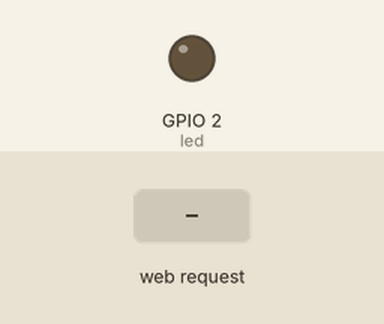
The sketch below on a simulated ESP32. On the bench: output pins drawn as LEDs (lit = HIGH). Inputs (shaded band) come from the test bench. WiFi joins after 1.5 s; servers stay silent unless stated; storage starts empty; what the sketch prints to the serial monitor is not drawn.

Above: at 2.7 s.
2.8 s: HTTP request GET /led1 received
At 3.2 s:
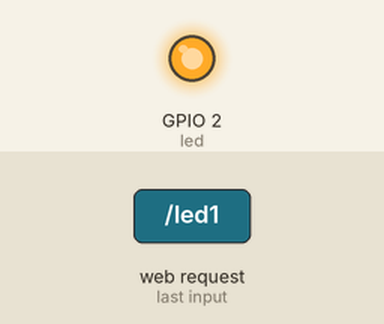
4.3 s: HTTP request GET /led0 received
At 5.6 s:
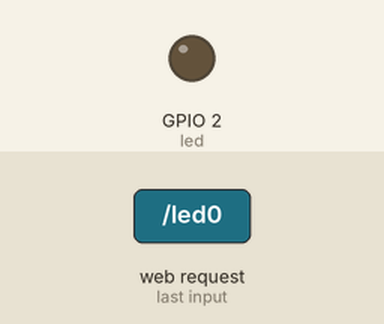
Timing chart, 0 to 7.3 s (numbered marks = the images above; inputs shaded):
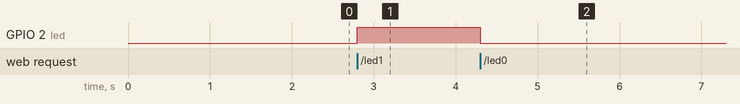

Measured:
- after the input at 2.8 s, GPIO 2 (led): LOW → HIGH at once
- after the input at 4.3 s, GPIO 2 (led): HIGH → LOW at once

The sketch:

13_Display_Temperaturehumidity_.ino
```cpp
#include <WiFiClient.h>
#include <ESP32WebServer.h>
#include <WiFi.h>
#include <ESPmDNS.h>
#include "DHT.h"
#include <ArduinoJson.h>
#include <SPI.h>
#include <mySD.h>

#define DHTPIN 15
#define DHTTYPE DHT22
DHT dht(DHTPIN, DHTTYPE);

const char* ssid = "dd-wrt";
const char* password = "0000000000";

ESP32WebServer server(80);

float humidity = 0;
float temperature = 0;

const int led = 2;


void handleRoot() {
  /* we load the chart.html from microSD */
  File myFile = SD.open("CHRT~1.HTM");
  if (myFile) {
    /* respond the content of file to client by calling streamFile()*/
    size_t sent = server.streamFile(myFile, "text/html");
    /* close the file */
    myFile.close();
  } else {
    Serial.println("error opening test.txt");
  }
}
void handleLed1() {
  digitalWrite(led, 1);
  server.send(200, "text/html", "1");
}
void handleLed0() {
  digitalWrite(led, 0);
  server.send(200, "text/html", "0");
}
void handleDHT(){
  /* read the data from dht22 sensor */
  humidity = dht.readHumidity();
  temperature = dht.readTemperature();
  StaticJsonBuffer<100> jsonBuffer;
  JsonObject& root = jsonBuffer.createObject();
  /* failed to read the data then return HTTP status code 503 sensor failed */
  if (isnan(humidity) || isnan(temperature)) {
    server.send(503, "text/html", "sensor failed");
  } else {
    /* we use Json "{"hum":#value, "temp": #value}" to respond the /dht22 request */
    root["hum"] = humidity;
    root["temp"] = temperature;
    char jsonChar[100];
    root.printTo((char*)jsonChar, root.measureLength() + 1);
    /* we respond Json style so content-type is text/json */
    server.send(200, "text/json", jsonChar);
  }
}
/* cannot handle request so return 404 */
void handleNotFound(){
  digitalWrite(led, 1);
  String message = "File Not Found\n\n";
  server.send(404, "text/plain", message);
  digitalWrite(led, 0);
}

void setup(void){
  pinMode(led, OUTPUT);
  digitalWrite(led, 0);
  Serial.begin(115200);
  WiFi.begin(ssid, password);
  Serial.println("");

  // Wait for connection
  while (WiFi.status() != WL_CONNECTED) {
    delay(500);
    Serial.print(".");
  }
  Serial.println("");
  Serial.print("Connected to ");
  Serial.println(ssid);
  Serial.print("IP address: ");
  Serial.println(WiFi.localIP());

  if (MDNS.begin("esp32")) {
    Serial.println("MDNS responder started");
  }
  /* register the callbacks to process client request */
  /* root request we will read the memory card to get
  the content of chrt.html and respond that content to client */
  server.on("/", handleRoot);
  /* this callback handle /dht22 request,
  read the sensor form json string and respond*/
  server.on("/dht22", handleDHT);
  /* this callback handle /led1 request, just turn on led */
  server.on("/led1", handleLed1);
  /* this callback handle /led0 request, just turn off led */
  server.on("/led0", handleLed0);
  server.onNotFound(handleNotFound);
  server.begin();
  dht.begin();
  Serial.println("HTTP server started");
  Serial.print("Initializing SD card...");
  /* initialize microSD */
  if (!SD.begin(26, 14, 12, 27)) {
    Serial.println("initialization failed!");
    return;
  }
  Serial.println("initialization done.");
}

void loop(void){
  server.handleClient();
}
```
